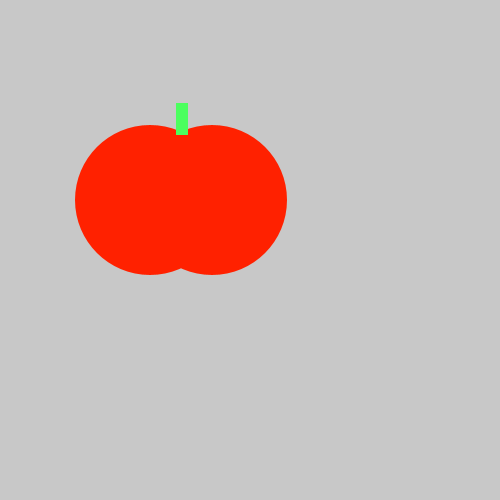
Frame 1 (no input)
Frame 60 (the mouse pressed at the canvas centre just before this capture): identical to frame 1, image omitted
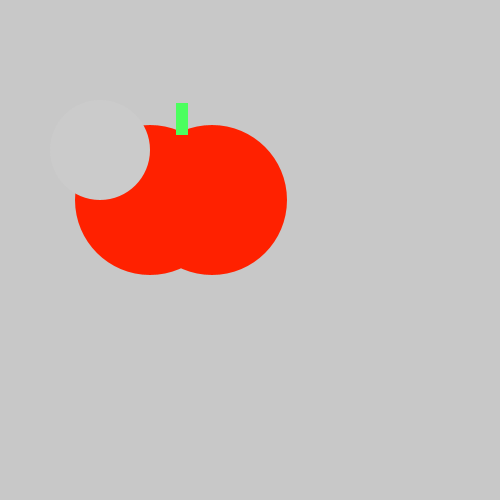
Frame 120 (the mouse held since frame 60 and released just before this capture)

The Processing sketch that drew these frames (run headless with seeded random() and noise(); from frame 60 on, the mouse is pressed at the canvas centre):

// Processing sketch: Tasty_Tomato
// ── Tasty_Tomato.pde
void setup() {
    size(500, 500);
}
void draw() {
  background(200,200,200);
  fill(255, 33, 0);
  noStroke();
  ellipse(150,200, 150, 150);
  ellipse(212, 200, 150, 150);
  fill(#4BFF5E);
  rect(176, 103, 12, 32);
  
  if (mousePressed) {
    fill(#CBCBCB);
    ellipse(100,150,100,100);
  }
  
}
